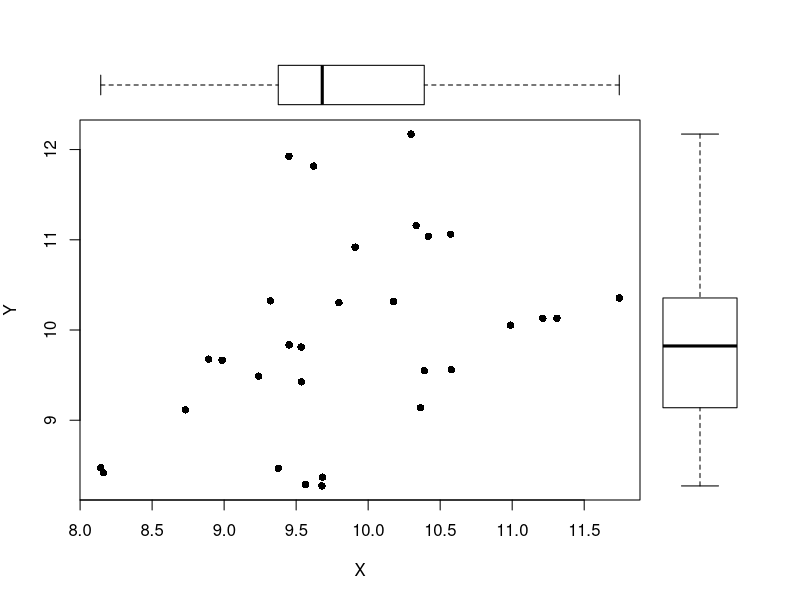
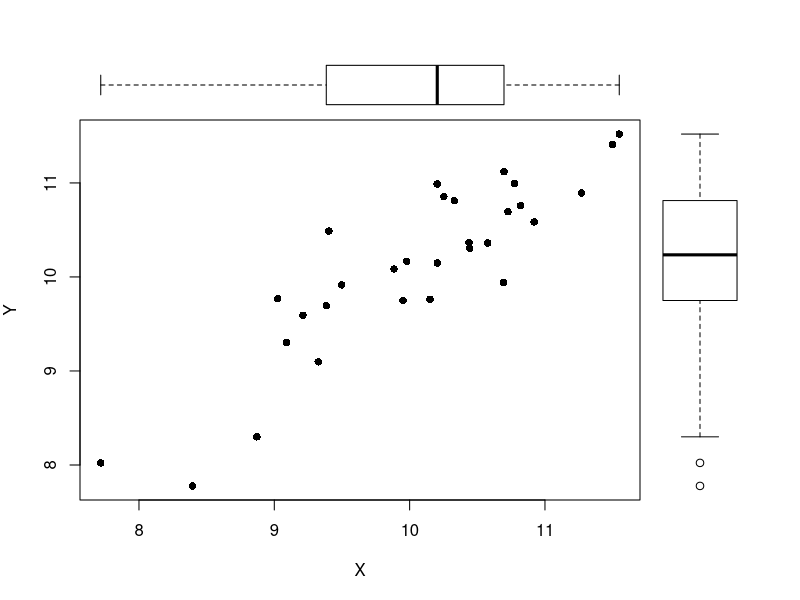

Recreate these plots in R, in order.
## ---- chunk 1
n <- 30
mu <- 10
sigma <- 1
y <- rnorm(n, mean = mu, sd = sigma)
x <- rnorm(n, mean = mu, sd = sigma)
## ---- chunk 2
par(mar=c(5,4,0,0)) # change the margin of the plot
par(fig = c(0, 0.8, 0, 0.8)) # specify the coordinates of the figure region
plot(x, y, xlab = "X", ylab = "Y", pch = 16)
par(fig = c(0, 0.8, 0.55, 1), new = TRUE)
boxplot(x, axes = FALSE, horizontal = TRUE, boxwex=0.5, col="white")
par(fig = c(0.65, 1, 0, 0.8), new = TRUE)
boxplot(y, axes = FALSE, col="white")
## ---- chunk 3
library(MASS)
## ---- chunk 4
set.seed(1)
n <- 30
mu <- c(10, 10)
rho <- 0.85
Sigma <- matrix(rho, nrow = 2, ncol = 2) + diag(2) * (1 - rho)
rand.vars <- mvrnorm(n, mu = mu, Sigma = Sigma)
x <- rand.vars[, 1]
y <- rand.vars[, 2]
## ---- chunk 5
par(mar=c(5,4,0,0)) # change the margin of the plot
par(fig = c(0, 0.8, 0, 0.8)) # specify the coordinates of the figure region
plot(x, y, xlab = "X", ylab = "Y", pch = 16)
par(fig = c(0, 0.8, 0.55, 1), new = TRUE)
boxplot(x, axes = FALSE, horizontal = TRUE, boxwex=0.5, col="white")
par(fig = c(0.65, 1, 0, 0.8), new = TRUE)
boxplot(y, axes = FALSE, col="white")
